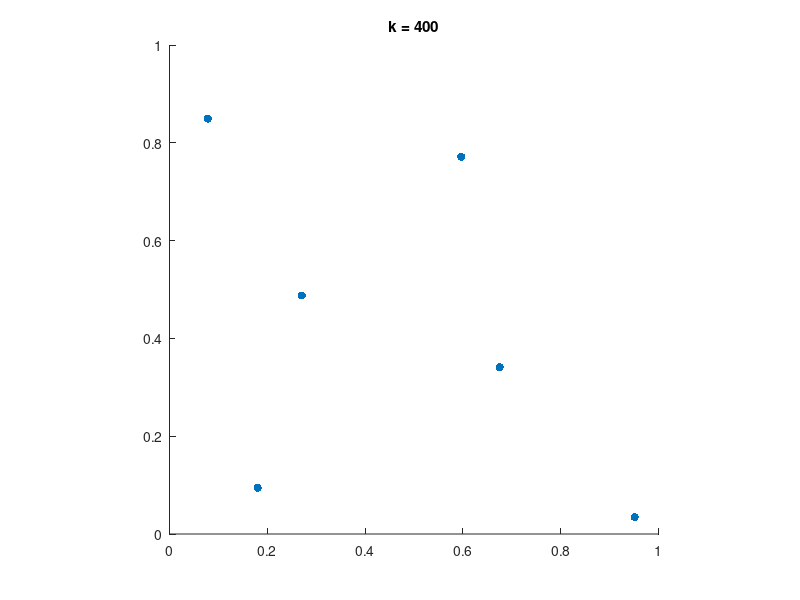

Source code (MATLAB):
function swarm_sim(behavior)
% behavior: 'aggregate' or 'disperse'

if nargin < 1, behavior = 'aggregate'; end

N = 40;
dt = 0.05;
T = 20.0;
K = round(T / dt);
R = 0.4;
k_agg = 1.0;
k_disp = 0.5;
d_des = 0.2;

x = rand(N, 2);  % positions

for k = 1:K
    u = zeros(N, 2);
    for i = 1:N
        diffs = x - x(i, :);
        dists = sqrt(sum(diffs.^2, 2));
        mask = (dists > 0) & (dists < R);
        nbr_diffs = diffs(mask, :);
        nbr_dists = dists(mask);
        if isempty(nbr_dists), continue; end
        switch behavior
            case 'aggregate'
                u(i, :) = -k_agg * sum(nbr_diffs, 1);
            case 'disperse'
                r2 = nbr_dists .^ 2;
                phi_prime = (r2 - d_des^2) .* nbr_dists;
                dirs = nbr_diffs ./ nbr_dists;
                force = -sum(phi_prime .* dirs, 1);
                u(i, :) = k_disp * force;
        end
    end
    x = x + dt * u;
    if mod(k, 10) == 0
        clf;
        scatter(x(:, 1), x(:, 2), 'filled');
        axis([0 1 0 1]); axis equal;
        title(sprintf('k = %d', k));
        drawnow;
    end
end
end
      
